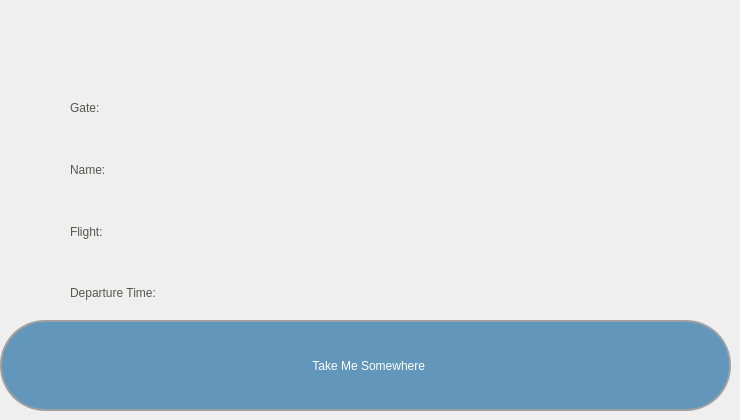
  <widget class="QWidget" name="INFO">
   <widget class="QPushButton" name="go_somewhere">
    <property name="geometry">
     <rect>
      <x>0</x>
      <y>320</y>
      <width>731</width>
      <height>91</height>
     </rect>
    </property>
    <property name="focusPolicy">
     <enum>Qt::NoFocus</enum>
    </property>
    <property name="layoutDirection">
     <enum>Qt::RightToLeft</enum>
    </property>
    <property name="styleSheet">
     <string notr="true">font: 20 40pt &quot;montserrat&quot;;
background-color: rgb(98, 150, 187);
border-color: rgb(160, 160, 160);
color:rgb(255,255,255);
border-style: solid;
border-width: 2px;
border-radius: 45px;</string>
    </property>
    <property name="inputMethodHints">
     <set>Qt::ImhNone</set>
    </property>
    <property name="text">
     <string>  Take Me Somewhere</string>
    </property>
    <property name="iconSize">
     <size>
      <width>70</width>
      <height>70</height>
     </size>
    </property>
    <property name="checkable">
     <bool>false</bool>
    </property>
    <property name="checked">
     <bool>false</bool>
    </property>
    <property name="autoRepeat">
     <bool>false</bool>
    </property>
    <property name="autoExclusive">
     <bool>false</bool>
    </property>
    <property name="autoDefault">
     <bool>false</bool>
    </property>
    <property name="default">
     <bool>false</bool>
    </property>
    <property name="flat">
     <bool>false</bool>
    </property>
   </widget>
   <widget class="QWidget" name="verticalLayoutWidget">
    <property name="geometry">
     <rect>
      <x>70</x>
      <y>80</y>
      <width>581</width>
      <height>241</height>
     </rect>
    </property>
    <layout class="QVBoxLayout" name="verticalLayout">
     <item>
      <widget class="QLabel" name="gate_label">
       <property name="styleSheet">
        <string notr="true">font: 20pt &quot;montserrat&quot;;
color: rgb(85, 87, 83);</string>
       </property>
       <property name="text">
        <string>Gate:</string>
       </property>
      </widget>
     </item>
     <item>
      <widget class="QLabel" name="name_label">
       <property name="styleSheet">
        <string notr="true">font: 20pt &quot;montserrat&quot;;
color: rgb(85, 87, 83);</string>
       </property>
       <property name="text">
        <string>Name:</string>
       </property>
      </widget>
     </item>
     <item>
      <widget class="QLabel" name="flight_label">
       <property name="styleSheet">
        <string notr="true">font: 20pt &quot;montserrat&quot;;
color: rgb(85, 87, 83);</string>
       </property>
       <property name="text">
        <string>Flight:</string>
       </property>
      </widget>
     </item>
     <item>
      <widget class="QLabel" name="depart_time_label">
       <property name="styleSheet">
        <string notr="true">font: 20pt &quot;montserrat&quot;;
color: rgb(85, 87, 83);</string>
       </property>
       <property name="text">
        <string>Departure Time:</string>
       </property>
      </widget>
     </item>
    </layout>
   </widget>
   <widget class="QPushButton" name="back_to_start">
    <property name="geometry">
     <rect>
      <x>5</x>
      <y>5</y>
      <width>71</width>
      <height>71</height>
     </rect>
    </property>
    <property name="autoFillBackground">
     <bool>false</bool>
    </property>
    <property name="styleSheet">
     <string notr="true"/>
    </property>
    <property name="text">
     <string/>
    </property>
    <property name="icon">
     <iconset>
      <normaloff>icons/UI Icons/back_blue.png</normaloff>icons/UI Icons/back_blue.png</iconset>
    </property>
    <property name="iconSize">
     <size>
      <width>65</width>
      <height>65</height>
     </size>
    </property>
    <property name="flat">
     <bool>true</bool>
    </property>
   </widget>
   <widget class="QPushButton" name="info_2">
    <property name="geometry">
     <rect>
      <x>580</x>
      <y>5</y>
      <width>71</width>
      <height>71</height>
     </rect>
    </property>
    <property name="text">
     <string/>
    </property>
    <property name="icon">
     <iconset>
      <normaloff>icons/UI Icons/question_yellow.png</normaloff>icons/UI Icons/question_yellow.png</iconset>
    </property>
    <property name="iconSize">
     <size>
      <width>65</width>
      <height>65</height>
     </size>
    </property>
    <property name="flat">
     <bool>true</bool>
    </property>
   </widget>
   <widget class="QPushButton" name="exit_2">
    <property name="geometry">
     <rect>
      <x>660</x>
      <y>5</y>
      <width>71</width>
      <height>71</height>
     </rect>
    </property>
    <property name="text">
     <string/>
    </property>
    <property name="icon">
     <iconset>
      <normaloff>icons/UI Icons/cross.png</normaloff>icons/UI Icons/cross.png</iconset>
    </property>
    <property name="iconSize">
     <size>
      <width>65</width>
      <height>65</height>
     </size>
    </property>
    <property name="flat">
     <bool>true</bool>
    </property>
   </widget>
  </widget>
